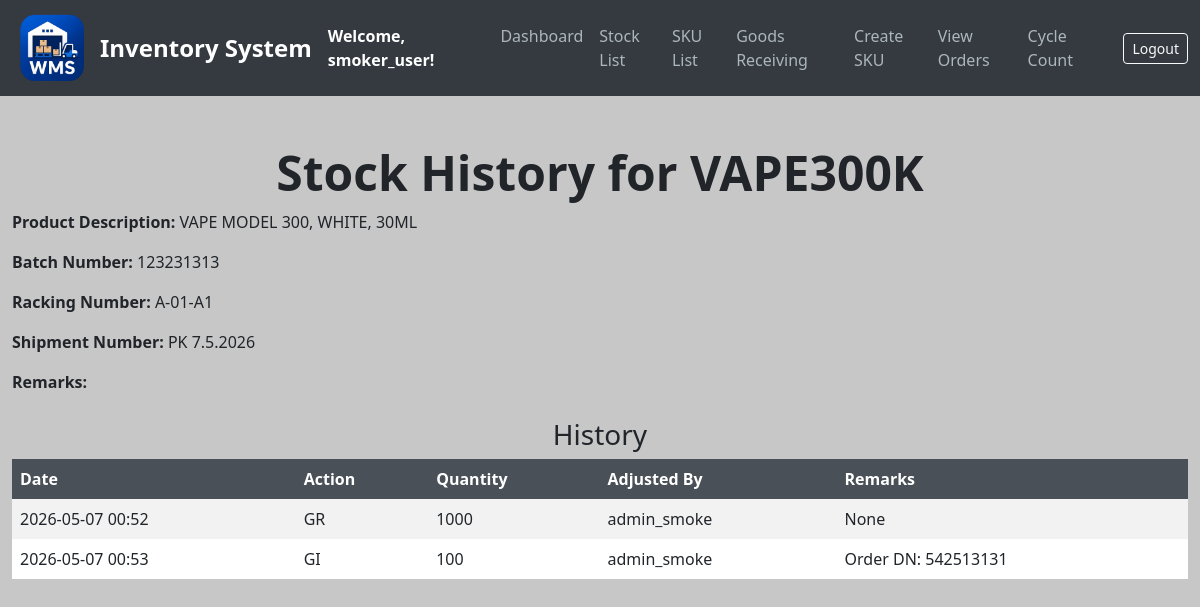
The page /stock-history/1 (signed in) on the database its author committed.
### models.py (models this page shows, shortened)
class User(UserMixin, db.Model):
    __tablename__ = 'users'
    id = db.Column(db.Integer, primary_key=True)
    username = db.Column(db.String(80), unique=True, nullable=False)
    email = db.Column(db.String(120), unique=True, nullable=False)
    password = db.Column(db.String(200), nullable=False)
    date_created = db.Column(db.DateTime, default=get_local_time)
    last_login = db.Column(db.DateTime, nullable=True)
    is_active = db.Column(db.Boolean, default=True)
    is_approved = db.Column(db.Boolean, default=False)
    is_admin = db.Column(db.Boolean, default=False)
    plan = db.Column(db.String(20), default='basic')
    can_create_racking = db.Column(db.Boolean, default=False)
    can_create_stock = db.Column(db.Boolean, default=False)
    can_create_order = db.Column(db.Boolean, default=False)
    can_transfer_stock = db.Column(db.Boolean, default=False)
    can_transfer_batch = db.Column(db.Boolean, default=False)
    can_mass_transfer = db.Column(db.Boolean, default=False)
    can_bulk_transfer = db.Column(db.Boolean, default=False)
    can_add_sku = db.Column(db.Boolean, default=False)
    can_view_orders = db.Column(db.Boolean, default=False)  # ← new
    can_cycle_count = db.Column(db.Boolean, default=False)  # ← new

class SKU(db.Model):
    __tablename__ = 'sku_list'
    id = db.Column(db.Integer, primary_key=True)
    material_number = db.Column(db.String(50), unique=True, nullable=False)
    product_description = db.Column(db.String(200), nullable=False)
    pack_size_id = db.Column(db.Integer, db.ForeignKey('pack_sizes.id'), nullable=False)
    weight = db.Column(db.Float, nullable=False)
    pack_size = db.relationship('PackSize', backref='skus', lazy=True)  # Establish relationship

class Stock(db.Model):
    __tablename__ = 'stock'
    id = db.Column(db.Integer, primary_key=True)
    sku_id = db.Column(db.Integer, db.ForeignKey('sku_list.id'), nullable=False)  # Foreign key reference to SKU
    sku = db.relationship('SKU', backref='stocks', lazy=True)  # Add relationship to SKU
    quantity = db.Column(db.Integer, default=0, nullable=False)
    batch_number = db.Column(db.String(100), nullable=True)
    shipment_number = db.Column(db.String(100), nullable=True)
    racking_number = db.Column(db.String(100), nullable=True)
    remarks = db.Column(db.String(255), nullable=True)
    timestamp = db.Column(db.DateTime, default=get_local_time)  # New timestamp column

class StockHistory(db.Model):
    __tablename__ = 'stock_history'
    id = db.Column(db.Integer, primary_key=True)
    stock_id = db.Column(db.Integer, db.ForeignKey('stock.id'), nullable=False)
    stock = db.relationship('Stock', backref=db.backref('history', lazy=True))
    change_type = db.Column(db.String(50), nullable=False)  # "GR" or "GI"
    quantity = db.Column(db.Integer, nullable=False)
    username = db.Column(db.String(50), nullable=False)
    timestamp = db.Column(db.DateTime, default=get_local_time)  # Track when the change was made
    remarks = db.Column(db.String(255), nullable=True)

### app.py (the view)
@app.route('/stock-history/<int:stock_id>', methods=['GET'])
@login_required
def stock_history(stock_id):
    stock = Stock.query.get_or_404(stock_id)
    history = StockHistory.query.filter_by(stock_id=stock_id).all()
    return render_template('stock_history.html', stock=stock, history=history)

### app.py (called while the page is built)
@login_manager.user_loader
def load_user(user_id):
    return db.session.get(User, int(user_id))

### templates/stock_history.html (shortened to what this page needs)
{% extends "base.html" %}
{% block content %}
<div class="container mt-5">
    <h1 class="text-center">Stock History for {{ stock.sku.material_number }}</h1>
    <div class="mb-4">
        <p><strong>Product Description:</strong> {{ stock.sku.product_description }}</p>
        <p><strong>Batch Number:</strong> {{ stock.batch_number }}</p>
        <p><strong>Racking Number:</strong> {{ stock.racking_number }}</p>
        <p><strong>Shipment Number:</strong> {{ stock.shipment_number }}</p>
        <p><strong>Remarks:</strong> {{ stock.remarks }}</p>
    </div>
    <h3 class="text-center">History</h3>
    <div class="table-responsive">
        <table class="table table-borderless table-striped align-middle">
            <thead class="table-dark">
                <tr>
                    <th>Date</th>
                    <th>Action</th>
                    <th>Quantity</th>
                    <th>Adjusted By</th>
                    <th>Remarks</th>
                </tr>
            </thead>
            <tbody>
                {% for record in history %}
                <tr>
                    <td>{{ record.timestamp.strftime('%Y-%m-%d %H:%M') }}</td>
                    <td>{{ record.change_type }}</td>
                    <td>{{ record.quantity }}</td>
                    <td>{{ record.username }}</td>
                    <td>{{ record.remarks }}</td>
                </tr>
                {% endfor %}
            </tbody>
        </table>
    </div>
</div>
</body>
</html>
{% endblock %}

### templates/base.html (shortened to what this page needs)
<!DOCTYPE html>
<html lang="en">
<head>
    <link href="https://cdn.jsdelivr.net/npm/bootstrap@5.3.0/dist/css/bootstrap.min.css" rel="stylesheet">
</head>
<body>
<nav class="navbar navbar-expand-lg navbar-dark">
    <div class="container-fluid">
        <img src="{{ url_for('static', filename='logo_.png') }}" alt="Logo" width="80" height="80" class="me-2">
        <a class="navbar-brand" href="/">Inventory System</a>
        <strong class="text-white">Welcome, {{ current_user.username }}!</strong>
        <div class="collapse navbar-collapse" id="navbarNav">
            <ul class="navbar-nav ms-auto">
                <li class="nav-item"><a class="nav-link" href="/dashboard">Dashboard</a></li>
                <li class="nav-item"><a class="nav-link" href="/stocks">Stock List</a></li>
                <li class="nav-item"><a class="nav-link" href="/sku-list">SKU List</a></li>
                {% if current_user.is_admin or current_user.can_create_stock %}
                <li class="nav-item"><a class="nav-link" href="/create-stock">Goods Receiving</a></li>
                {% endif %}
                {% if current_user.is_admin or current_user.can_add_sku %}
                <li class="nav-item"><a class="nav-link" href="/add-sku">Create SKU</a></li>
                {% endif %}
                {% if current_user.is_admin or current_user.can_view_orders %}
                <li class="nav-item"><a class="nav-link" href="/orders">View Orders</a></li>
                {% endif %}
                {% if current_user.is_admin or current_user.can_cycle_count %}
                <li class="nav-item"><a class="nav-link" href="/cycle-count">Cycle Count</a></li>
                {% endif %}
            </ul>
            <form class="d-flex ms-3" action="{{ url_for('logout') }}" method="POST">
                <button class="btn btn-sm btn-outline-light" type="submit">Logout</button>
            </form>
        </div>
    </div>
</nav>
{% block content %}{% endblock %}
</body>
</html>

### rows shown on the page
User: username "smoker_user"
SKU: sku.material_number "VAPE300K", sku.product_description "VAPE MODEL 300, WHITE, 30ML"
Stock: batch_number "123231313", racking_number "A-01-A1", shipment_number "PK 7.5.2026"
StockHistory: timestamp "2026-05-07 00:52", change_type "GR", quantity "1000", username "admin_smoke", remarks "None"
StockHistory: timestamp "2026-05-07 00:53", change_type "GI", quantity "100", username "admin_smoke", remarks "Order DN: 542513131"
